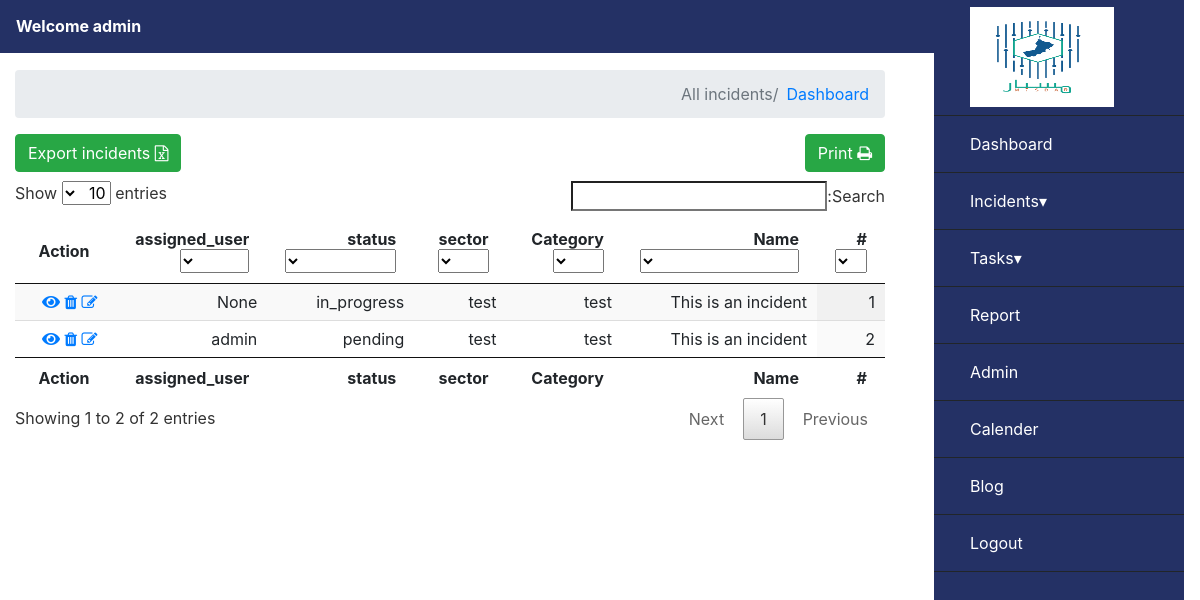
Page /incident/list-incident/ (signed in) on the committed database.
### incident/models.py (models this page shows, shortened)
class TimeStampedModel(models.Model):
    created_on = models.DateTimeField(auto_now_add=True, null=True, blank=True)
    modified_on = models.DateTimeField(auto_now=True, null=True, blank=True)
    class Meta:
        get_latest_by = 'modified_on'
        ordering = ('-modified_on', '-created_on',)
        abstract = True

class Incident(TimeStampedModel):
    INCIDENT_STATUSES = (
        ('open', 'open'),
        ('pending', 'pending'),
        ('in_progress', 'in_progress'),
        ('closed', 'closed'),
    )
    subject = models.CharField(max_length=255, verbose_name=_("subject"))
    category = models.ForeignKey(Category, related_name='incidentcategory', on_delete=models.CASCADE, verbose_name=_("category"))
    timestamp = models.DateTimeField(null=True, blank=True, verbose_name=_("timestamp"))
    sector = models.ForeignKey(Sector, related_name='incidentsector', on_delete=models.CASCADE, null=True, blank=True, verbose_name=_("sector"))
    affectedunit = models.ForeignKey(AffectedUnit, related_name='incidentunit', on_delete=models.CASCADE, null=True, blank=True, verbose_name=_("affectedunit"))
    description = models.TextField(null=True, blank=True, verbose_name=_("description"))
    status = models.CharField(max_length=100, choices=INCIDENT_STATUSES, null=True, blank=True,verbose_name=_("status"))
    assigned_user = models.ForeignKey(User, on_delete=models.CASCADE, related_name='incident_user', null=True, blank=True, verbose_name=_("assigned_user"))
    attachment = models.FileField(null=True, blank=True, verbose_name=_("attachment"))

class Category(TimeStampedModel):
    name = models.CharField(max_length=30, null=True, blank=True, verbose_name =_("Name"))
    class Meta:
        verbose_name = _("Category")
        verbose_name_plural = _("Categorys")

class Sector(TimeStampedModel):
    name = models.CharField(max_length=30, null=True, blank=True, verbose_name =_("Name"))
    class Meta:
        verbose_name = _("Sector")
        verbose_name_plural = _("Sectors")

### incident/views.py (the view)
# urls.py: path('list-incident/', views.ListIncidentView.as_view(), name='list-incident'),
class ListIncidentView(BaseLoginRequired, ListView):
    model = Incident
    template_name = "incident_list.html"
    context_object_name = 'incidents_list'
    def get_context_data(self, **kwargs):
        context = super(ListIncidentView, self).get_context_data(**kwargs)
        context['all_incident'] = 'all_incident'
        return context

### incident/templates/incident_list.html (shortened to what this page needs)
{% extends 'base.html' %}
{% load i18n %}
{% block content %}
<div class="col-lg-9 incident-list" dir="rtl">
	<nav aria-label="breadcrumb" style="padding-top: 8%;">
		<ol class="breadcrumb">
			<li class="breadcrumb-item"><a href="{% url 'dashboard' %}">{% blocktrans %}Dashboard{% endblocktrans %}</a></li>
			{% if all_incident %}
				<li class="breadcrumb-item active" aria-current="page">{% blocktrans %}All incidents{% endblocktrans %}</li>
			{% elif open_incident %}
				<li class="breadcrumb-item active" aria-current="page">{% blocktrans %}Open incidents{% endblocktrans %}</li>
			{% elif close_incident %}
				<li class="breadcrumb-item active" aria-current="page">{% blocktrans %}Closed incidents{% endblocktrans %}</li>
			{% elif inprogress_incident %}
				<li class="breadcrumb-item active" aria-current="page">{% blocktrans %}In progress{% endblocktrans %}</li>
			{% elif pending_incident %}
				<li class="breadcrumb-item active" aria-current="page">{% blocktrans %}Pending incidents{% endblocktrans %}</li>
			{% elif latest_incident %}
				<li class="breadcrumb-item active" aria-current="page">{% blocktrans %}Latest Incidents{% endblocktrans %}</li>
			{% elif my_incident %}
				<li class="breadcrumb-item active" aria-current="page">{% blocktrans %}My Incident{% endblocktrans %}</li>
			{% endif %}
		</ol>
	</nav>
	<div class="pull-right">
		<button class="btn btn-success print" style="margin-bottom: 12%;"><i class="fa fa-print" aria-hidden="true"></i>{% blocktrans %} Print{% endblocktrans %}</button>
	</div>
	<a href="{% url 'export_incident_xls' %}"><button class="btn btn-success export"><i class="fa fa-file-excel-o" aria-hidden="true"></i>{% blocktrans %} Export incidents{% endblocktrans %}</button></a>
	<table id="example" class="display" style="width:100%">
        <thead>
            <tr>
            	<th class="th-sm">#</th>
        		<th class="th-sm">{% blocktrans %}Name{% endblocktrans %}</th>
        		<th class="th-sm">{% blocktrans %}Category{% endblocktrans %}</th>
        		<th class="th-sm">{% blocktrans %}sector{% endblocktrans %}</th>
        		<th class="th-sm">{% blocktrans %}status{% endblocktrans %}</th>
        		<th class="th-sm">{% blocktrans %}assigned_user{% endblocktrans %}</th>
        		<th class="th-sm">{% blocktrans %}Action{% endblocktrans %}</th>
            </tr>
          </thead>
        <tbody>
	{% for incident in incidents_list %}
		<tr>
			<td>{{forloop.counter}}</td>
			<td>{{incident.subject}}</td>
			<td>{{incident.category.name}}</td>
			<td>{{incident.sector.name}}</td>
			<td>{{incident.status}}</td>
			<td>{{incident.assigned_user}}</td>
            <td data-id="{{incident.id}}">
				<a href="{% url 'edit-incident' incident.id %}"><i class="fa fa-pencil-square-o" aria-hidden="true"></i></a>
                <a href="#" class="delete-incident" data-id="{{incident.id}}"><i class="fa fa-trash" aria-hidden="true"></i></a>
                <a href="{% url 'incident-detail' incident.id %}"><i class='fas fa-eye' aria-hidden="true"></i></a>
            </td>
		</tr>
	{% endfor %}
  </tbody>
        <tfoot>
            <tr>
                <th class="th-sm">#</th>
        		<th class="th-sm">{% blocktrans %}Name{% endblocktrans %}</th>
        		<th class="th-sm">{% blocktrans %}Category{% endblocktrans %}</th>
        		<th class="th-sm">{% blocktrans %}sector{% endblocktrans %}</th>
        		<th class="th-sm">{% blocktrans %}status{% endblocktrans %}</th>
        		<th class="th-sm">{% blocktrans %}assigned_user{% endblocktrans %}</th>
        		<th class="th-sm">{% blocktrans %}Action{% endblocktrans %}</th>
            </tr>
        </tfoot>
    </table>
</div>
{% endblock %}

### templates/base.html (shortened to what this page needs)
{% load static i18n %}
<html>
<head>
	<link href="http://ajax.googleapis.com/ajax/libs/jqueryui/1.8.5/themes/base/jquery-ui.css" rel="stylesheet" type="text/css"/>
	<link rel="stylesheet" href="https://cdnjs.cloudflare.com/ajax/libs/font-awesome/4.7.0/css/font-awesome.min.css">
	<link rel="stylesheet" href="https://cdnjs.cloudflare.com/ajax/libs/bootstrap-datetimepicker/4.17.37/css/bootstrap-datetimepicker.min.css" />
	<link rel="stylesheet" type="text/css" href="{% static 'css/bootstrap.css' %}">
	<link rel="stylesheet" href="https://use.fontawesome.com/releases/v5.0.10/css/all.css">
	<link rel="stylesheet" type="text/css" href="{% static 'css/bootstrap.css' %}">
	<link rel="stylesheet" type="text/css" href="{% static 'css/dataTables.min.css' %}">
	<link rel="stylesheet" type="text/css" href="{% static 'css/bootstrap-datepicker.css' %}">
	<link rel="stylesheet" type="text/css" href="{% static 'css/bootstrap.min.css' %}">
	<link rel="stylesheet" type="text/css" href="{% static 'css/font-awesome.min.css' %}">
	<link rel="stylesheet" type="text/css" href="{% static 'css/style.css' %}">
</head>
<body>
	{% include 'header_menu.html' %}
		{% block content %}
		{% endblock %}
</body>
</html>

### templates/header_menu.html (shortened to what this page needs)
{% load i18n %}
<div class="bs-example">
    <nav class="navbar navbar-expand-md header-example">
        <div class="collapse navbar-collapse justify-content-between" id="navbarCollapse">
            <div class="login-user-name" style="font-weight: bold;">{% blocktrans %}Welcome{% endblocktrans %}  {{request.user}}</div>
        </div>
    </nav>
</div>
<div id="sidebar-wrapper">
    <ul class="sidebar-nav">
        <li class="nav-item">
            <a class="nav-item nav-link header-logo" href="{% url 'dashboard' %}"><img src="/static/images/logo.png" style="background: #fff; width: 66%; height: 100px;"></a>
        </li>
        <li class="nav-item">
            <a class="nav-item nav-link" href="{% url 'dashboard' %}"><span class="d-none d-sm-inline">{% blocktrans %}Dashboard{% endblocktrans %}</span></a>
        </li>
        <li class="nav-item">
            <a class="nav-link collapsed text-truncate" href="#submenu1" data-toggle="collapse" data-target="#submenu1"><span class="d-none d-sm-inline">{% blocktrans %}Incidents{% endblocktrans %}</span></a>
        </li>
        <li class="nav-item">
            <a class="nav-link collapsed text-truncate" href="#" data-toggle="collapse" data-target="#submenu2"><span class="d-none d-sm-inline">{% blocktrans %}Tasks{% endblocktrans %}</span></a>
        </li>
        <li class="nav-item">
            <a class="nav-item nav-link" href="{% url 'recent-task-chart' %}"><span class="d-none d-sm-inline">{% blocktrans %}Report{% endblocktrans %}</span></a>
        </li>
        <li class="nav-item">
            <a class="nav-item nav-link" href="/admin/"><span class="d-none d-sm-inline">{% blocktrans %}Admin{% endblocktrans %}</span></a>
        </li>
        <li class="nav-item">
            <a class="nav-item nav-link" href="{% url "calendar" %}"><span class="d-none d-sm-inline">{% blocktrans %}Calender{% endblocktrans %}</span></a>
        </li>
        <li class="nav-item">
            <a class="nav-item nav-link" href="{% url "blog-list" %}"><span class="d-none d-sm-inline">{% blocktrans %}Blog{% endblocktrans %}</span></a>
        </li>
        <li class="nav-item">
            <a href="{% url "logout" %}" class="nav-item nav-link">{% blocktrans %}Logout{% endblocktrans %}</a>
        </li>
    </ul>
</div>

### static/css/style.css (style rules this page uses)
.bs-example { background-color: #243165; color: #fff; position: fixed; width: 97%; z-index: 9; line-height: 37px; }
#sidebar-wrapper { z-index: 1000; position: fixed; right: 250px; bottom: 1px; width: 0; height: 100%; margin-right: -234px; overflow-y: auto; background: #243165; -webkit-transition: all 0.5s ease; -moz-transition: all 0.5s ease; -o-transition: all 0.5s ease; transition: all 0.5s ease; }
.nav-link[data-toggle].collapsed:after { content: "▾"; }
.sidebar-nav .nav-item a { color: #fff; }
.sidebar-nav { position: absolute; top: 0px; width: 250px; margin: 0; padding: 0; list-style: none; }
.sidebar-nav li { text-indent: 20px; line-height: 40px; border-bottom: 1px solid; }
.sidebar-nav li a { display: block; text-decoration: none; color: #999999; }
@media (min-width:768px) { #sidebar-wrapper { width: 250px; } }
table.dataTable thead .sorting:after, table.dataTable thead .sorting:before, table.dataTable thead .sorting_asc:after, table.dataTable thead .sorting_asc:before, table.dataTable thead .sorting_asc_disabled:after, table.dataTable thead .sorting_asc_disabled:before, table.dataTable thead .sorting_desc:after, table.dataTable thead .sorting_desc:before, table.dataTable thead .sorting_desc_disabled:after, table.dataTable thead .sorting_desc_disabled:before { bottom: .5em; }

### rows in the picture
Incident: subject "This is an incident", category.name "test", sector.name "test", status "in_progress", assigned_user "None"
Incident: subject "This is an incident", category.name "test", sector.name "test", status "pending", assigned_user "admin"

### other values in the picture
{{ request.user }} "admin"
